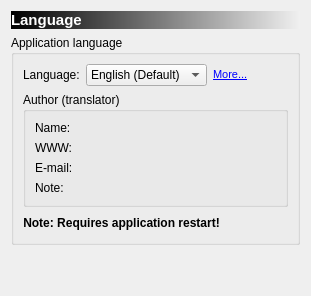
     <widget class="QWidget" name="page_2">
      <layout class="QGridLayout" name="gridLayout_2">
       <item row="0" column="0" colspan="2">
        <widget class="QLabel" name="label_3">
         <property name="sizePolicy">
          <sizepolicy hsizetype="Preferred" vsizetype="Fixed">
           <horstretch>0</horstretch>
           <verstretch>0</verstretch>
          </sizepolicy>
         </property>
         <property name="autoFillBackground">
          <bool>false</bool>
         </property>
         <property name="styleSheet">
          <string notr="true">background-color: qlineargradient(spread:pad, x1:0, y1:0, x2:1, y2:0, stop:0 rgba(0, 0, 0, 255), stop:1 rgba(240, 240, 240, 255));
color: rgb(255, 255, 255);</string>
         </property>
         <property name="frameShape">
          <enum>QFrame::NoFrame</enum>
         </property>
         <property name="frameShadow">
          <enum>QFrame::Plain</enum>
         </property>
         <property name="text">
          <string>&lt;!DOCTYPE HTML PUBLIC &quot;-//W3C//DTD HTML 4.0//EN&quot; &quot;http://www.w3.org/TR/REC-html40/strict.dtd&quot;&gt;
&lt;html&gt;&lt;head&gt;&lt;meta name=&quot;qrichtext&quot; content=&quot;1&quot; /&gt;&lt;style type=&quot;text/css&quot;&gt;
p, li { white-space: pre-wrap; }
&lt;/style&gt;&lt;/head&gt;&lt;body style=&quot; font-family:'MS Shell Dlg 2'; font-size:8.25pt; font-weight:400; font-style:normal;&quot;&gt;
&lt;p style=&quot; margin-top:0px; margin-bottom:0px; margin-left:0px; margin-right:0px; -qt-block-indent:0; text-indent:0px; font-size:8pt;&quot;&gt;&lt;span style=&quot; font-size:11pt; font-weight:600;&quot;&gt;Language&lt;/span&gt;&lt;/p&gt;&lt;/body&gt;&lt;/html&gt;</string>
         </property>
         <property name="margin">
          <number>3</number>
         </property>
        </widget>
       </item>
       <item row="1" column="0" colspan="2">
        <widget class="QGroupBox" name="groupBox">
         <property name="sizePolicy">
          <sizepolicy hsizetype="Preferred" vsizetype="Preferred">
           <horstretch>0</horstretch>
           <verstretch>0</verstretch>
          </sizepolicy>
         </property>
         <property name="title">
          <string>Application language</string>
         </property>
         <layout class="QGridLayout" name="gridLayout_5">
          <item row="0" column="0">
           <layout class="QHBoxLayout" name="horizontalLayout_2">
            <item>
             <widget class="QLabel" name="label">
              <property name="sizePolicy">
               <sizepolicy hsizetype="Fixed" vsizetype="Preferred">
                <horstretch>0</horstretch>
                <verstretch>0</verstretch>
               </sizepolicy>
              </property>
              <property name="text">
               <string>Language:</string>
              </property>
             </widget>
            </item>
            <item>
             <widget class="QComboBox" name="comboBoxLanguage">
              <property name="sizePolicy">
               <sizepolicy hsizetype="Preferred" vsizetype="Fixed">
                <horstretch>0</horstretch>
                <verstretch>0</verstretch>
               </sizepolicy>
              </property>
              <property name="autoFillBackground">
               <bool>false</bool>
              </property>
              <property name="editable">
               <bool>false</bool>
              </property>
              <property name="frame">
               <bool>true</bool>
              </property>
              <item>
               <property name="text">
                <string notr="true">English (Default)</string>
               </property>
              </item>
             </widget>
            </item>
            <item>
             <widget class="QLabel" name="label_31">
              <property name="text">
               <string>&lt;!DOCTYPE HTML PUBLIC &quot;-//W3C//DTD HTML 4.0//EN&quot; &quot;http://www.w3.org/TR/REC-html40/strict.dtd&quot;&gt;
&lt;html&gt;&lt;head&gt;&lt;meta name=&quot;qrichtext&quot; content=&quot;1&quot; /&gt;&lt;style type=&quot;text/css&quot;&gt;
p, li { white-space: pre-wrap; }
&lt;/style&gt;&lt;/head&gt;&lt;body style=&quot; font-family:'MS Shell Dlg 2'; font-size:8.25pt; font-weight:400; font-style:normal;&quot;&gt;
&lt;p style=&quot; margin-top:0px; margin-bottom:0px; margin-left:0px; margin-right:0px; -qt-block-indent:0; text-indent:0px;&quot;&gt;&lt;a href=&quot;http://helfajer.info&quot;&gt;&lt;span style=&quot; text-decoration: underline; color:#0000ff;&quot;&gt;More...&lt;/span&gt;&lt;/a&gt;&lt;/p&gt;&lt;/body&gt;&lt;/html&gt;</string>
              </property>
              <property name="openExternalLinks">
               <bool>true</bool>
              </property>
             </widget>
            </item>
            <item>
             <spacer name="horizontalSpacer">
              <property name="orientation">
               <enum>Qt::Horizontal</enum>
              </property>
              <property name="sizeHint" stdset="0">
               <size>
                <width>40</width>
                <height>20</height>
               </size>
              </property>
             </spacer>
            </item>
           </layout>
          </item>
          <item row="1" column="0">
           <widget class="QGroupBox" name="groupBox_8">
            <property name="title">
             <string>Author (translator)</string>
            </property>
            <layout class="QFormLayout" name="formLayout">
             <item row="0" column="0">
              <widget class="QLabel" name="label_11">
               <property name="sizePolicy">
                <sizepolicy hsizetype="Fixed" vsizetype="Preferred">
                 <horstretch>0</horstretch>
                 <verstretch>0</verstretch>
                </sizepolicy>
               </property>
               <property name="text">
                <string>Name:</string>
               </property>
              </widget>
             </item>
             <item row="0" column="1">
              <widget class="QLabel" name="labelAuthorName">
               <property name="font">
                <font>
                 <weight>75</weight>
                 <bold>true</bold>
                </font>
               </property>
               <property name="frameShape">
                <enum>QFrame::NoFrame</enum>
               </property>
               <property name="textFormat">
                <enum>Qt::PlainText</enum>
               </property>
               <property name="alignment">
                <set>Qt::AlignLeading|Qt::AlignLeft|Qt::AlignVCenter</set>
               </property>
               <property name="margin">
                <number>0</number>
               </property>
               <property name="openExternalLinks">
                <bool>false</bool>
               </property>
               <property name="textInteractionFlags">
                <set>Qt::TextSelectableByMouse</set>
               </property>
              </widget>
             </item>
             <item row="1" column="0">
              <widget class="QLabel" name="label_24">
               <property name="sizePolicy">
                <sizepolicy hsizetype="Fixed" vsizetype="Preferred">
                 <horstretch>0</horstretch>
                 <verstretch>0</verstretch>
                </sizepolicy>
               </property>
               <property name="text">
                <string>WWW:</string>
               </property>
              </widget>
             </item>
             <item row="2" column="0">
              <widget class="QLabel" name="label_23">
               <property name="sizePolicy">
                <sizepolicy hsizetype="Fixed" vsizetype="Preferred">
                 <horstretch>0</horstretch>
                 <verstretch>0</verstretch>
                </sizepolicy>
               </property>
               <property name="text">
                <string>E-mail:</string>
               </property>
              </widget>
             </item>
             <item row="2" column="1">
              <widget class="QLabel" name="labelAuthorEmail">
               <property name="textFormat">
                <enum>Qt::RichText</enum>
               </property>
               <property name="openExternalLinks">
                <bool>true</bool>
               </property>
               <property name="textInteractionFlags">
                <set>Qt::LinksAccessibleByMouse|Qt::TextSelectableByMouse</set>
               </property>
              </widget>
             </item>
             <item row="1" column="1">
              <widget class="QLabel" name="labelAuthorWWW">
               <property name="textFormat">
                <enum>Qt::RichText</enum>
               </property>
               <property name="openExternalLinks">
                <bool>true</bool>
               </property>
               <property name="textInteractionFlags">
                <set>Qt::LinksAccessibleByMouse|Qt::TextSelectableByMouse</set>
               </property>
              </widget>
             </item>
             <item row="3" column="0">
              <widget class="QLabel" name="label_30">
               <property name="sizePolicy">
                <sizepolicy hsizetype="Fixed" vsizetype="Preferred">
                 <horstretch>0</horstretch>
                 <verstretch>0</verstretch>
                </sizepolicy>
               </property>
               <property name="text">
                <string>Note:</string>
               </property>
              </widget>
             </item>
             <item row="3" column="1">
              <widget class="QLabel" name="labelAuthorNote">
               <property name="textFormat">
                <enum>Qt::PlainText</enum>
               </property>
               <property name="openExternalLinks">
                <bool>false</bool>
               </property>
               <property name="textInteractionFlags">
                <set>Qt::TextSelectableByMouse</set>
               </property>
              </widget>
             </item>
            </layout>
           </widget>
          </item>
          <item row="2" column="0">
           <layout class="QHBoxLayout" name="horizontalLayout_3">
            <item>
             <widget class="QLabel" name="label_13">
              <property name="font">
               <font>
                <weight>75</weight>
                <bold>true</bold>
               </font>
              </property>
              <property name="text">
               <string>Note: Requires application restart!</string>
              </property>
              <property name="alignment">
               <set>Qt::AlignCenter</set>
              </property>
             </widget>
            </item>
            <item>
             <spacer name="horizontalSpacer_4">
              <property name="orientation">
               <enum>Qt::Horizontal</enum>
              </property>
              <property name="sizeHint" stdset="0">
               <size>
                <width>40</width>
                <height>20</height>
               </size>
              </property>
             </spacer>
            </item>
           </layout>
          </item>
         </layout>
        </widget>
       </item>
       <item row="4" column="0" colspan="2">
        <spacer name="verticalSpacer_4">
         <property name="orientation">
          <enum>Qt::Vertical</enum>
         </property>
         <property name="sizeHint" stdset="0">
          <size>
           <width>20</width>
           <height>40</height>
          </size>
         </property>
        </spacer>
       </item>
      </layout>
     </widget>
